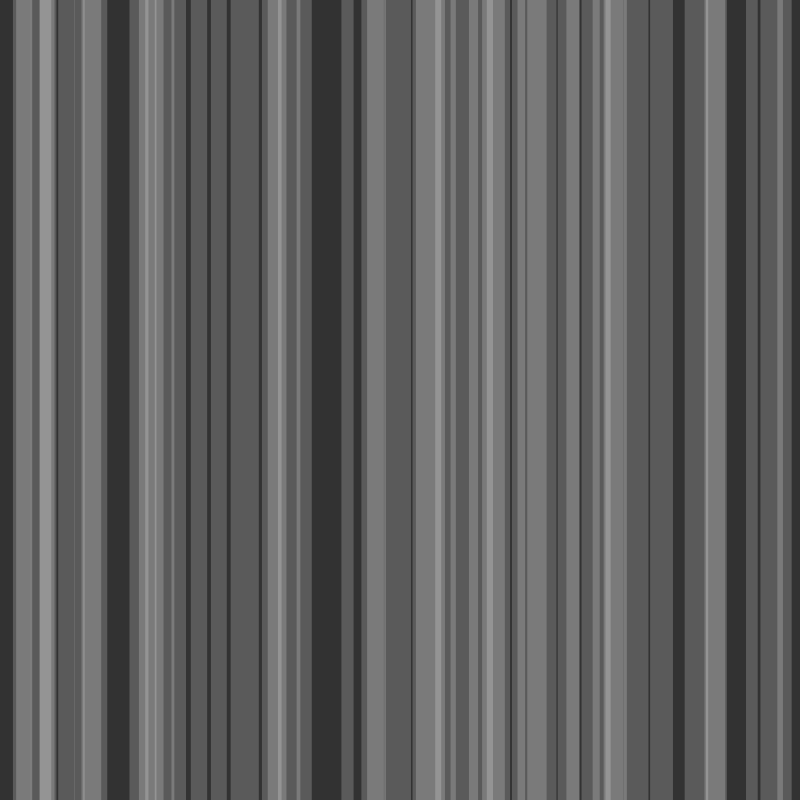
Frame 1 (no input)
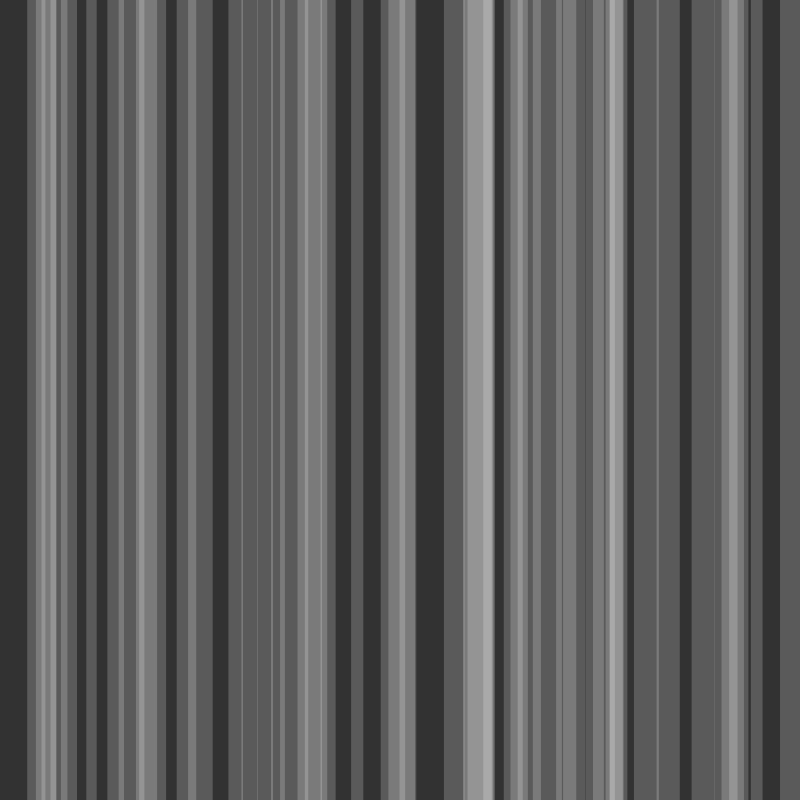
Frame 60 (the mouse pressed at the canvas centre just before this capture)
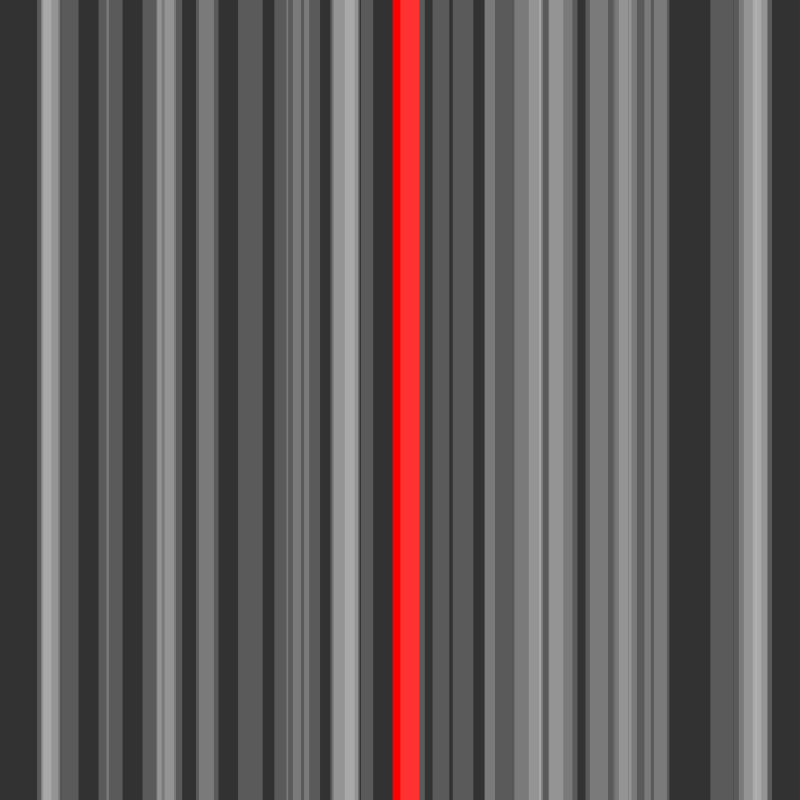
Frame 120 (the mouse held since frame 60 and released just before this capture)

The Processing sketch that drew these frames (run headless with seeded random() and noise(); from frame 60 on, the mouse is pressed at the canvas centre):

// Processing sketch: code_10_12
// ── code_10_12.pde
Stripe [] stripes = new Stripe[50];

void setup(){
  size(800, 800);
  for(int i = 0; i < stripes.length; i++){
    stripes[i] = new Stripe();
  }
}

void draw(){
  background(50);
  
  for(int i = 0; i < stripes.length; i++){
    stripes[i].rollover(mouseX, mouseY);
    stripes[i].move();
    stripes[i].display();
  }
}

// ── Stripe.pde
class Stripe{
  float x;
  float speed;
  float w;
  boolean mouse;
  
  Stripe(){
    x = random(width);
    speed = random(1);
    w = random(10, 30);
    mouse = false;
  }
  
  void display(){
    if(mouse){
      fill(255, 0, 0);
    }else{
      fill(255, 50);
    }
    noStroke();
    rect(x, 0, w, height);
  }
  
  void move(){
    x += speed;
    if(x > width + 20) x = 20;
  }
  
  void rollover(int mx, int my){
    if(mx > x && mx < x + w){
      mouse = true;
    }else{
      mouse = false;
    }
  }
}
